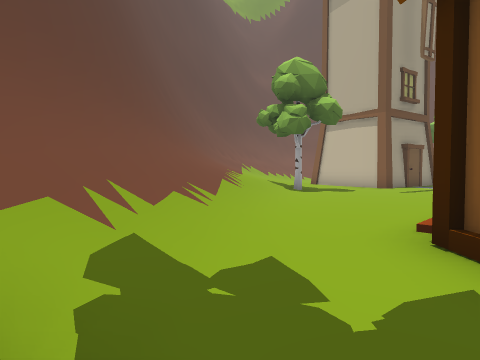
view 1 (above)

24 first-person views from a walk through a 3-D level made in the Unity game engine. The camera is 1.4 m above the floor, tilts 2° down and sees 75° across. The floor is counted in squares, 2 m on a side. Each view is taken from the middle of a square. On the plan, view 1 faces up. The plan holds only what a view shows up to about 10 squares ahead; the rest is blank. The place goes on beyond the plan. The player character is not drawn. Some animated figures are left out. Some surface patterns are stand-ins.

view 2
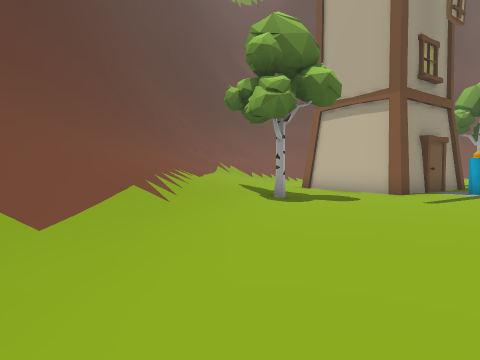

view 3
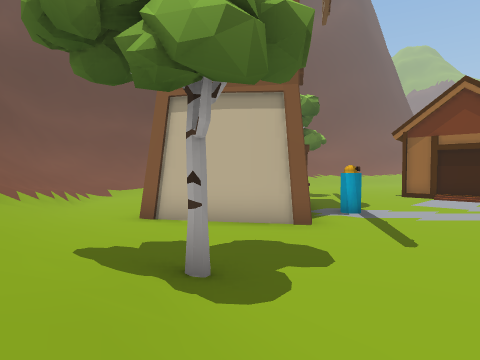

view 4
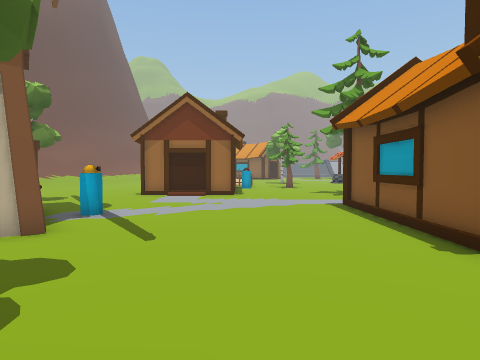

view 5
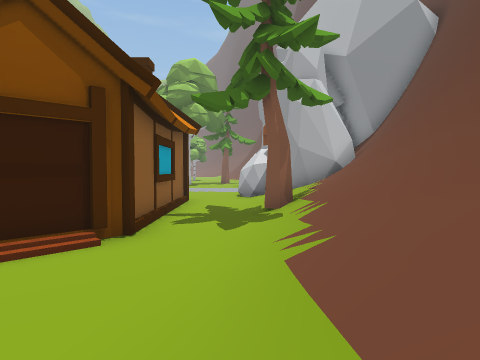

view 6
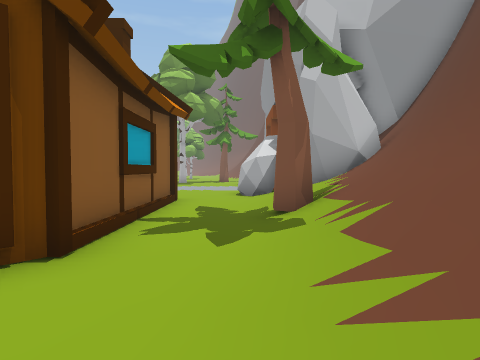

view 7
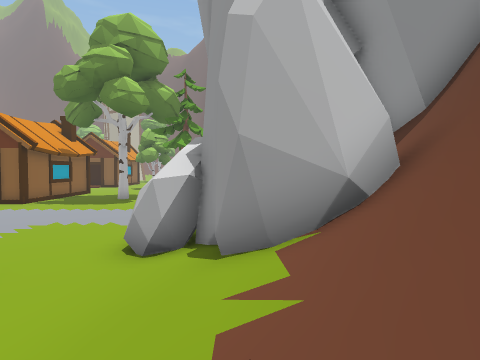

view 8
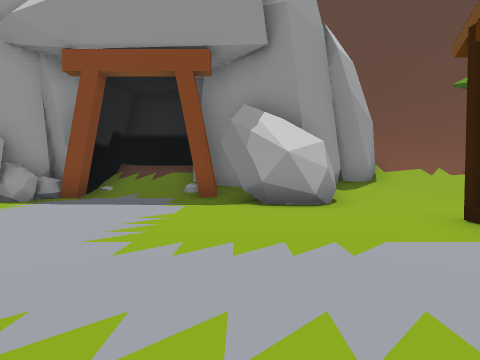

view 9
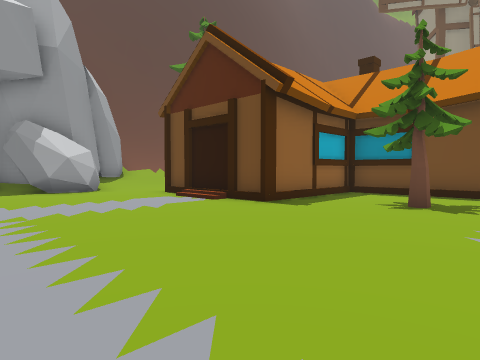

view 10
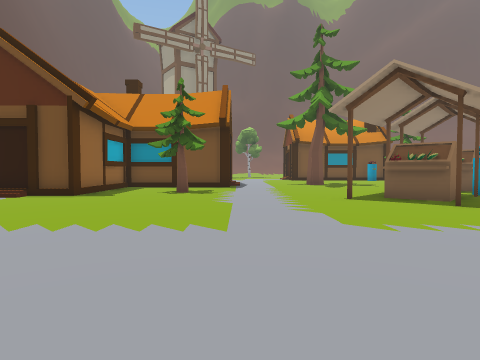

view 11
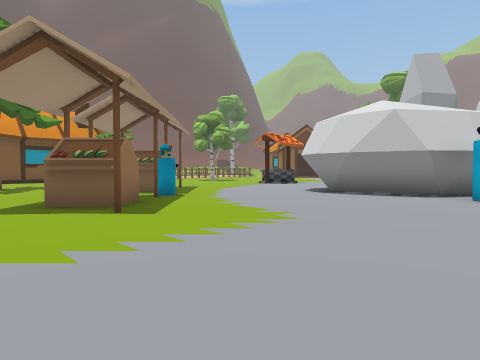

view 12
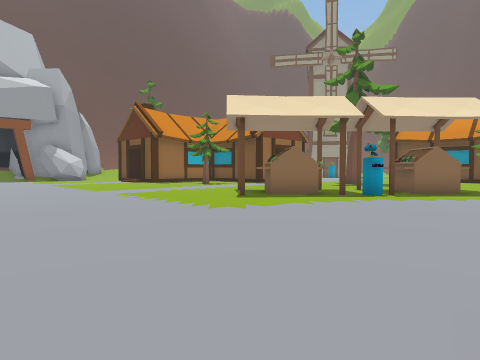

view 13
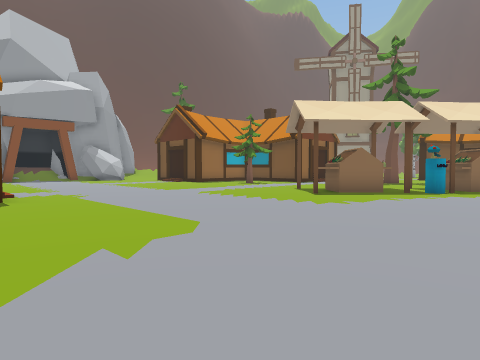

view 14
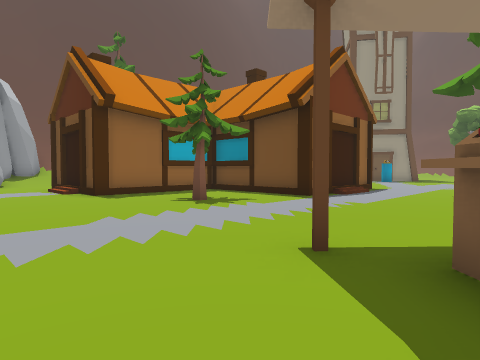

view 15
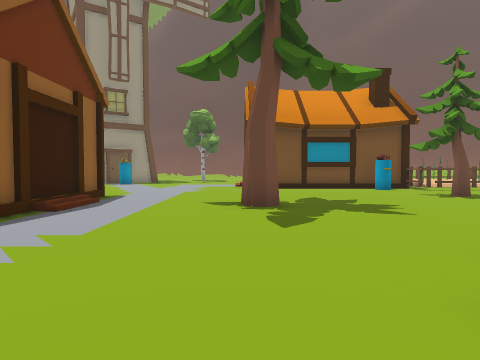

view 16
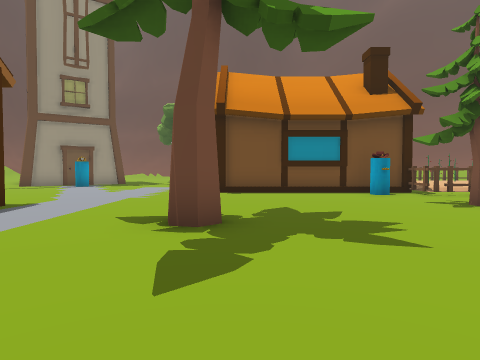

view 17
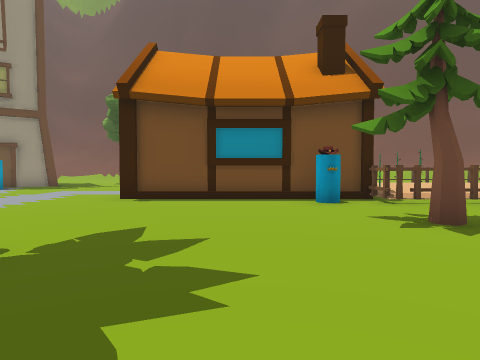

view 18
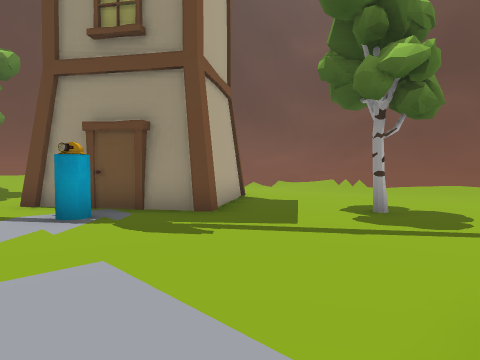

view 19
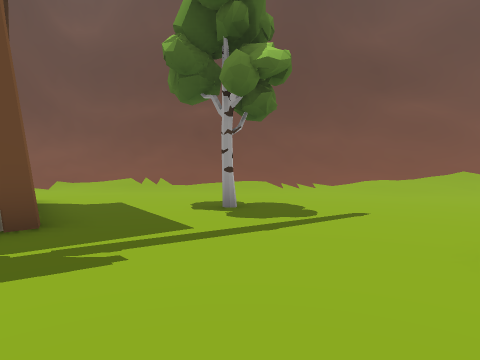

view 20
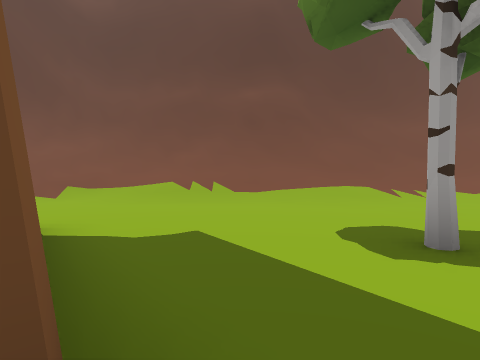

view 21
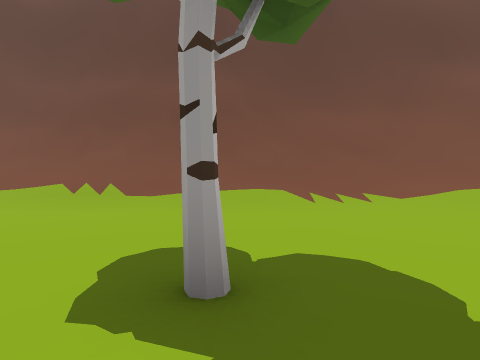

view 22
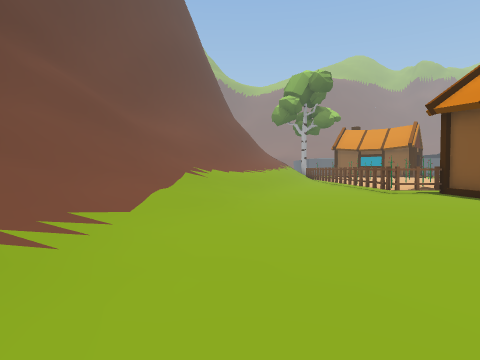

view 23
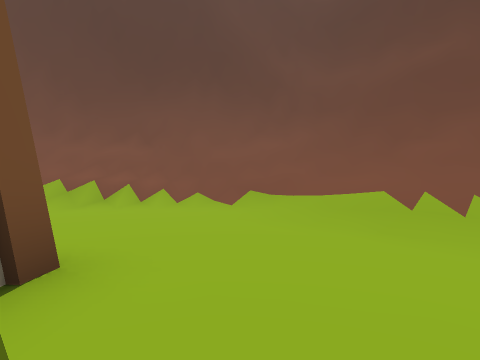

view 24
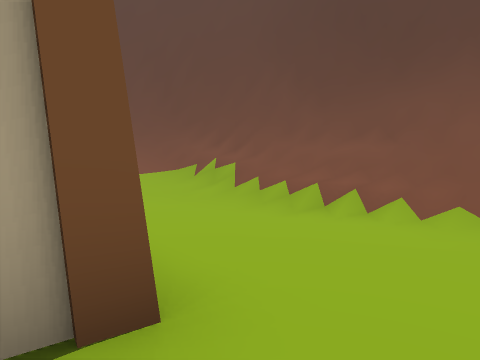

### Floor plan
Key: @ floor where view 1 was taken; # wall or solid block; . main floor; : floor 0.25 m higher than the main floor; / step, stairs or slope; = window, fence, low wall or low ledge; T tree; H house; R rock; O other object.
Columns run from 5 left of view 1 to 20 right of it. Each row starts with its distance up from view 1.
 24        #######  #########
 23      ###/////#####/###=/##
 22      ##///////////////=//#
 21     ##////////////////////
 20     #=////////////////////
 19     #/////.....///////////
 18    ##////...........//////
 17    ##///................//
 16    #=///...##...T.........
 15    #////..  #.............
 14    #////.## ##............
 13    #////..###....... ...#:
 12    #////..##.O..../  H ##
 11    #///T........../
 10   ##////........../
  9   ##///.........../#######
  8   #////............////O#:
  7   #////...................
  6   #///....................
  5  ##///..................T
  4  ##///..#     #..........
  3  #////.##     #...T.....
  2  #////.#      #........
  1  #//T..#   H###.......
  0 ##//T@.#   ...........##
 -1 ##///..#  #..........##..
 -2 #////..#  #..T.......#O..
 -3 ####/..####........###...
 -4    ##..............##.....
 -5    ###.............#......
 -6    ##.....................
 -7  ###......................
 -8  #//......................
 -9  #//.......  ............R
-10  ###/..      .............
-11    ##.       .............
-12                 .........
-13                     .....

Positions as (right, up) in squares from view 1, and headings:
1: (0, 0), facing up
2: (1, 3), facing up
3: (0, 8), facing up-right
4: (0, 8), facing right
5: (0, 8), facing down
6: (0, 6), facing down
7: (-2, 1), facing down
8: (6, -6), facing left
9: (10, -8), facing up-left
10: (10, -11), facing up
11: (12, -10), facing up-right
12: (20, -11), facing up-left
13: (19, -13), facing up-left
14: (14, -6), facing up-left
15: (13, -3), facing up
16: (14, -1), facing up
17: (16, 1), facing up
18: (13, 10), facing up-left
19: (11, 10), facing up
20: (9, 13), facing up
21: (11, 14), facing up
22: (10, 18), facing right
23: (9, 16), facing up-left
24: (8, 17), facing left
